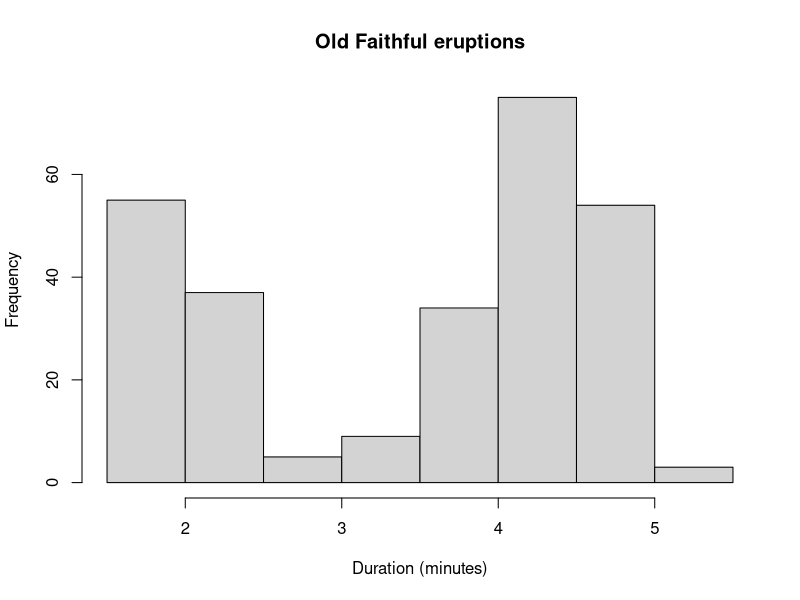

Recreate this plot in R. (Note: this script raises an error after producing the figure.)
## ---- chunk 1
cat("Hello!")
## ---- chunk 2
heights <- c(1.62, 1.75, 1.80, 1.68)
mean(heights)
## ---- chunk 3
#| fig-alt: "Histogram of eruption durations of the Old Faithful geyser"
hist(faithful$eruptions, main = "Old Faithful eruptions", xlab = "Duration (minutes)")
## ---- chunk 4
#| purl: false
mean(heights_typo)
## ---- chunk 5
median(heights)
